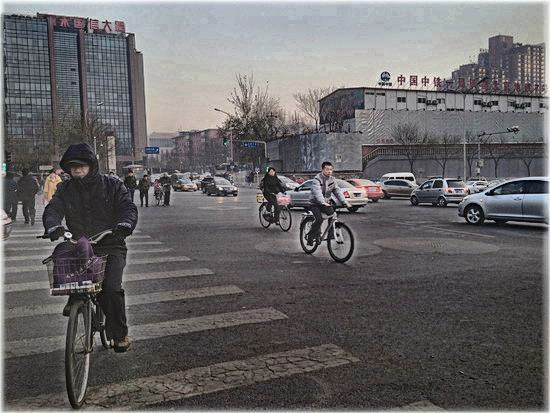
#> input picture dehaze.jpg, 550 x 413 px
$ python -i CVR.py   (imports and definitions only)
#> lines starting #> are read from the running program, lines starting #| are printed output that depends on the picture
#> further down, picture is the input picture: shape (413, 550, 3); mean B, G, R 103.2, 102.1, 104.5
#python implementation of CVR
import cv2

def cvr(image, clip_limit=2.0, tile_size=(8, 8)):
    # Convert the image to LAB color space
#> called with clip_limit = 2, tile_size = (8, 8)
    lab_image = cv2.cvtColor(image, cv2.COLOR_BGR2LAB)
#> lab_image: shape (413, 550, 3); mean of channels 0, 1, 2 108.6, 129.3, 127.8

    # Split the LAB image into channels
    l, a, b = cv2.split(lab_image)
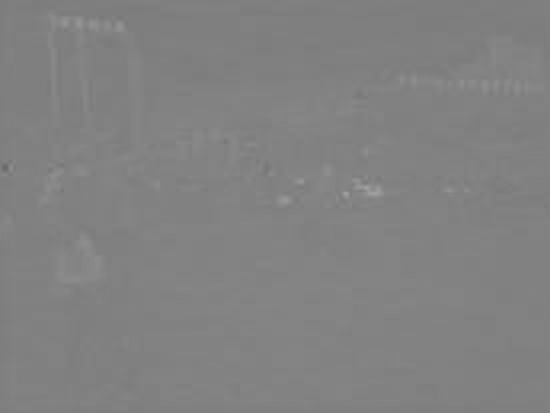
#> a: shape (413, 550); min 104, max 163, mean 129.3

    # Apply CLAHE to the L channel
    clahe = cv2.createCLAHE(clipLimit=clip_limit, tileGridSize=tile_size)
    enhanced_l = clahe.apply(l)
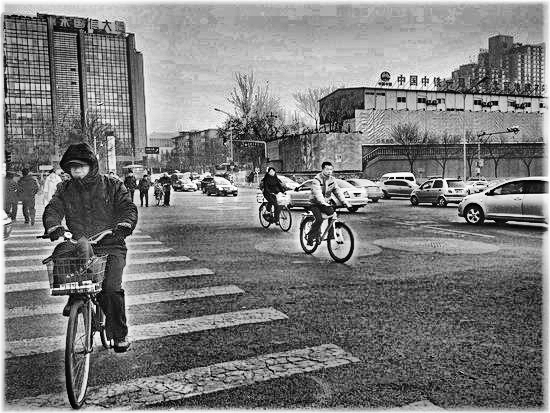
#> enhanced_l: shape (413, 550); min 0, max 255, mean 123.5

    # Merge the enhanced L channel with the original A and B channels
    enhanced_lab = cv2.merge([enhanced_l, a, b])
#> enhanced_lab: shape (413, 550, 3); mean of channels 0, 1, 2 123.5, 129.3, 127.8

    # Convert the enhanced LAB image back to BGR
    enhanced_image = cv2.cvtColor(enhanced_lab, cv2.COLOR_LAB2BGR)

    return enhanced_image

>>> import cv2
>>> picture = cv2.imread('dehaze.jpg')
>>> result = cvr(picture)
